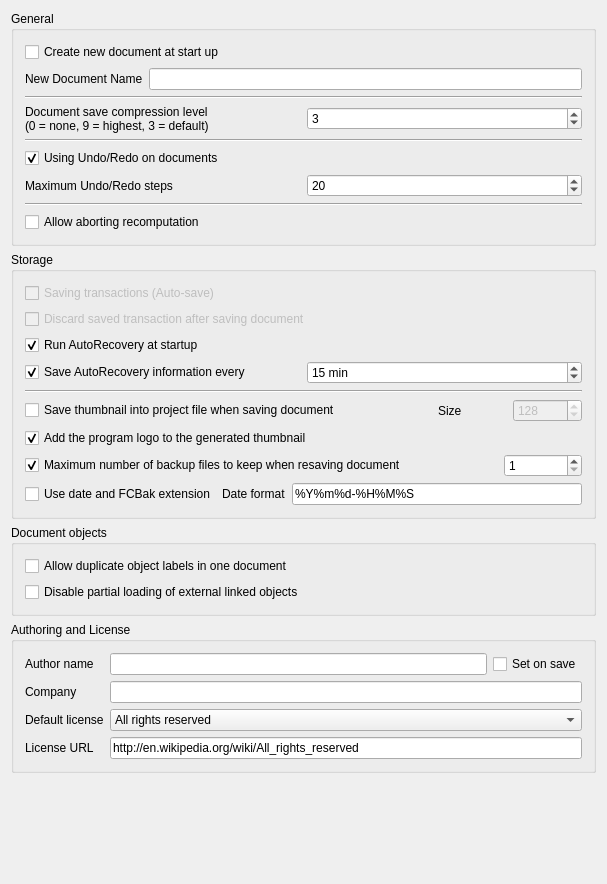
<?xml version="1.0" encoding="UTF-8"?>
<ui version="4.0">
 <class>Gui::Dialog::DlgSettingsDocument</class>
 <widget class="QWidget" name="Gui::Dialog::DlgSettingsDocument">
  <property name="geometry">
   <rect>
    <x>0</x>
    <y>0</y>
    <width>607</width>
    <height>884</height>
   </rect>
  </property>
  <property name="windowTitle">
   <string>Document</string>
  </property>
  <layout class="QGridLayout" name="gridLayout_3">
   <item row="0" column="0">
    <widget class="QGroupBox" name="GroupBox5">
     <property name="title">
      <string>General</string>
     </property>
     <layout class="QVBoxLayout" name="verticalLayout">
      <item>
       <widget class="Gui::PrefCheckBox" name="prefCheckNewDoc">
        <property name="toolTip">
         <string>The application will create a new document when started</string>
        </property>
        <property name="text">
         <string>Create new document at start up</string>
        </property>
        <property name="checked">
         <bool>false</bool>
        </property>
        <property name="prefEntry" stdset="0">
         <cstring>CreateNewDoc</cstring>
        </property>
        <property name="prefPath" stdset="0">
         <cstring>Document</cstring>
        </property>
       </widget>
      </item>
      <item>
       <layout class="QFormLayout" name="formLayout">
        <item row="0" column="0">
         <widget class="QLabel" name="label_7">
          <property name="text">
           <string>New Document Name</string>
          </property>
         </widget>
        </item>
        <item row="0" column="1">
         <widget class="Gui::PrefLineEdit" name="prefNewDocumentName">
          <property name="toolTip">
           <string>Specify here new document's name</string>
          </property>
          <property name="prefEntry" stdset="0">
           <cstring>prefNewDocumentName</cstring>
          </property>
          <property name="prefPath" stdset="0">
           <cstring>Document</cstring>
          </property>
         </widget>
        </item>
       </layout>
      </item>
      <item>
       <widget class="Line" name="line1">
        <property name="frameShape">
         <enum>QFrame::HLine</enum>
        </property>
        <property name="frameShadow">
         <enum>QFrame::Sunken</enum>
        </property>
        <property name="orientation">
         <enum>Qt::Horizontal</enum>
        </property>
       </widget>
      </item>
      <item>
       <layout class="QHBoxLayout">
        <property name="spacing">
         <number>6</number>
        </property>
        <property name="leftMargin">
         <number>0</number>
        </property>
        <property name="topMargin">
         <number>0</number>
        </property>
        <property name="rightMargin">
         <number>0</number>
        </property>
        <property name="bottomMargin">
         <number>0</number>
        </property>
        <item>
         <widget class="QLabel" name="textLabel1">
          <property name="text">
           <string>Document save compression level
(0 = none, 9 = highest, 3 = default)</string>
          </property>
         </widget>
        </item>
        <item>
         <widget class="Gui::PrefSpinBox" name="prefCompression">
          <property name="toolTip">
           <string>Compression level for FCStd files</string>
          </property>
          <property name="value">
           <number>3</number>
          </property>
          <property name="prefEntry" stdset="0">
           <cstring>CompressionLevel</cstring>
          </property>
          <property name="prefPath" stdset="0">
           <cstring>Document</cstring>
          </property>
         </widget>
        </item>
       </layout>
      </item>
      <item>
       <widget class="Line" name="line1_2">
        <property name="frameShape">
         <enum>QFrame::HLine</enum>
        </property>
        <property name="frameShadow">
         <enum>QFrame::Sunken</enum>
        </property>
        <property name="orientation">
         <enum>Qt::Horizontal</enum>
        </property>
       </widget>
      </item>
      <item>
       <widget class="Gui::PrefCheckBox" name="prefUndoRedo">
        <property name="toolTip">
         <string>All changes in documents are stored so that they can be undone/redone</string>
        </property>
        <property name="text">
         <string>Using Undo/Redo on documents</string>
        </property>
        <property name="checked">
         <bool>true</bool>
        </property>
        <property name="prefEntry" stdset="0">
         <cstring>UsingUndo</cstring>
        </property>
        <property name="prefPath" stdset="0">
         <cstring>Document</cstring>
        </property>
       </widget>
      </item>
      <item>
       <layout class="QHBoxLayout">
        <property name="spacing">
         <number>6</number>
        </property>
        <property name="leftMargin">
         <number>0</number>
        </property>
        <property name="topMargin">
         <number>0</number>
        </property>
        <property name="rightMargin">
         <number>0</number>
        </property>
        <property name="bottomMargin">
         <number>0</number>
        </property>
        <item>
         <widget class="QLabel" name="textLabel1_2">
          <property name="text">
           <string>Maximum Undo/Redo steps</string>
          </property>
         </widget>
        </item>
        <item>
         <widget class="Gui::PrefSpinBox" name="prefUndoRedoSize">
          <property name="toolTip">
           <string>How many Undo/Redo steps should be recorded</string>
          </property>
          <property name="value">
           <number>20</number>
          </property>
          <property name="prefEntry" stdset="0">
           <cstring>MaxUndoSize</cstring>
          </property>
          <property name="prefPath" stdset="0">
           <cstring>Document</cstring>
          </property>
         </widget>
        </item>
       </layout>
      </item>
      <item>
       <widget class="Line" name="line">
        <property name="orientation">
         <enum>Qt::Horizontal</enum>
        </property>
       </widget>
      </item>
      <item>
       <widget class="Gui::PrefCheckBox" name="prefCanAbortRecompute">
        <property name="toolTip">
         <string>Allow user aborting document recomputation by pressing ESC.
This feature may slightly increase recomputation time.</string>
        </property>
        <property name="text">
         <string>Allow aborting recomputation</string>
        </property>
        <property name="prefEntry" stdset="0">
         <cstring>CanAbortRecompute</cstring>
        </property>
        <property name="prefPath" stdset="0">
         <cstring>Document</cstring>
        </property>
       </widget>
      </item>
     </layout>
    </widget>
   </item>
   <item row="1" column="0">
    <widget class="QGroupBox" name="groupBox">
     <property name="title">
      <string>Storage</string>
     </property>
     <layout class="QGridLayout" name="gridLayout_2">
      <item row="0" column="0">
       <widget class="Gui::PrefCheckBox" name="prefSaveTransaction">
        <property name="enabled">
         <bool>false</bool>
        </property>
        <property name="text">
         <string>Saving transactions (Auto-save)</string>
        </property>
        <property name="prefEntry" stdset="0">
         <cstring>SaveTransactions</cstring>
        </property>
        <property name="prefPath" stdset="0">
         <cstring>Document</cstring>
        </property>
       </widget>
      </item>
      <item row="1" column="0">
       <widget class="Gui::PrefCheckBox" name="prefDiscardTransaction">
        <property name="enabled">
         <bool>false</bool>
        </property>
        <property name="text">
         <string>Discard saved transaction after saving document</string>
        </property>
        <property name="prefEntry" stdset="0">
         <cstring>TransactionsDiscard</cstring>
        </property>
        <property name="prefPath" stdset="0">
         <cstring>Document</cstring>
        </property>
       </widget>
      </item>
      <item row="2" column="0">
       <widget class="Gui::PrefCheckBox" name="prefRecovery">
        <property name="toolTip">
         <string>If there is a recovery file available the application will
automatically run a file recovery when it is started.</string>
        </property>
        <property name="text">
         <string>Run AutoRecovery at startup</string>
        </property>
        <property name="checked">
         <bool>true</bool>
        </property>
        <property name="prefEntry" stdset="0">
         <cstring>RecoveryEnabled</cstring>
        </property>
        <property name="prefPath" stdset="0">
         <cstring>Document</cstring>
        </property>
       </widget>
      </item>
      <item row="3" column="0">
       <layout class="QHBoxLayout" name="horizontalLayout">
        <item>
         <widget class="Gui::PrefCheckBox" name="prefAutoSaveEnabled">
          <property name="toolTip">
           <string>How often a recovery file is written</string>
          </property>
          <property name="text">
           <string>Save AutoRecovery information every</string>
          </property>
          <property name="checked">
           <bool>true</bool>
          </property>
          <property name="prefEntry" stdset="0">
           <cstring>AutoSaveEnabled</cstring>
          </property>
          <property name="prefPath" stdset="0">
           <cstring>Document</cstring>
          </property>
         </widget>
        </item>
        <item>
         <widget class="Gui::PrefSpinBox" name="prefAutoSaveTimeout">
          <property name="suffix">
           <string notr="true"> min</string>
          </property>
          <property name="minimum">
           <number>1</number>
          </property>
          <property name="maximum">
           <number>60</number>
          </property>
          <property name="value">
           <number>15</number>
          </property>
          <property name="prefEntry" stdset="0">
           <cstring>AutoSaveTimeout</cstring>
          </property>
          <property name="prefPath" stdset="0">
           <cstring>Document</cstring>
          </property>
         </widget>
        </item>
       </layout>
      </item>
      <item row="4" column="0">
       <widget class="Line" name="line1_2_3">
        <property name="frameShape">
         <enum>QFrame::HLine</enum>
        </property>
        <property name="frameShadow">
         <enum>QFrame::Sunken</enum>
        </property>
        <property name="orientation">
         <enum>Qt::Horizontal</enum>
        </property>
       </widget>
      </item>
      <item row="5" column="0">
       <layout class="QHBoxLayout" name="horizontalLayout_3">
        <property name="leftMargin">
         <number>0</number>
        </property>
        <property name="topMargin">
         <number>0</number>
        </property>
        <item>
         <widget class="Gui::PrefCheckBox" name="prefSaveThumbnail">
          <property name="toolTip">
           <string>A thumbnail will be stored when document is saved</string>
          </property>
          <property name="text">
           <string>Save thumbnail into project file when saving document</string>
          </property>
          <property name="prefEntry" stdset="0">
           <cstring>SaveThumbnail</cstring>
          </property>
          <property name="prefPath" stdset="0">
           <cstring>Document</cstring>
          </property>
         </widget>
        </item>
        <item>
         <spacer>
          <property name="orientation">
           <enum>Qt::Horizontal</enum>
          </property>
          <property name="sizeType">
           <enum>QSizePolicy::Maximum</enum>
          </property>
          <property name="sizeHint" stdset="0">
           <size>
            <width>91</width>
            <height>20</height>
           </size>
          </property>
         </spacer>
        </item>
        <item>
         <widget class="QLabel" name="label_6">
          <property name="text">
           <string>Size</string>
          </property>
         </widget>
        </item>
        <item>
         <widget class="Gui::PrefSpinBox" name="prefThumbnailSize">
          <property name="enabled">
           <bool>false</bool>
          </property>
          <property name="toolTip">
           <string>Sets the size of the thumbnail that is stored in the document.
Common sizes are 128, 256 and 512</string>
          </property>
          <property name="minimum">
           <number>64</number>
          </property>
          <property name="maximum">
           <number>512</number>
          </property>
          <property name="value">
           <number>128</number>
          </property>
          <property name="prefEntry" stdset="0">
           <cstring>ThumbnailSize</cstring>
          </property>
          <property name="prefPath" stdset="0">
           <cstring>Document</cstring>
          </property>
         </widget>
        </item>
       </layout>
      </item>
      <item row="6" column="0">
       <widget class="Gui::PrefCheckBox" name="prefAddLogo">
        <property name="toolTip">
         <string>The program logo will be added to the thumbnail</string>
        </property>
        <property name="text">
         <string>Add the program logo to the generated thumbnail</string>
        </property>
        <property name="checked">
         <bool>true</bool>
        </property>
        <property name="prefEntry" stdset="0">
         <cstring>AddThumbnailLogo</cstring>
        </property>
        <property name="prefPath" stdset="0">
         <cstring>Document</cstring>
        </property>
       </widget>
      </item>
      <item row="7" column="0">
       <layout class="QHBoxLayout">
        <property name="spacing">
         <number>6</number>
        </property>
        <property name="leftMargin">
         <number>0</number>
        </property>
        <property name="topMargin">
         <number>0</number>
        </property>
        <property name="rightMargin">
         <number>0</number>
        </property>
        <property name="bottomMargin">
         <number>0</number>
        </property>
        <item>
         <widget class="Gui::PrefCheckBox" name="prefSaveBackupFiles">
          <property name="toolTip">
           <string>How many backup files will be kept when saving document</string>
          </property>
          <property name="text">
           <string>Maximum number of backup files to keep when resaving document</string>
          </property>
          <property name="checked">
           <bool>true</bool>
          </property>
          <property name="prefEntry" stdset="0">
           <cstring>CreateBackupFiles</cstring>
          </property>
          <property name="prefPath" stdset="0">
           <cstring>Document</cstring>
          </property>
         </widget>
        </item>
        <item>
         <spacer>
          <property name="orientation">
           <enum>Qt::Horizontal</enum>
          </property>
          <property name="sizeType">
           <enum>QSizePolicy::Maximum</enum>
          </property>
          <property name="sizeHint" stdset="0">
           <size>
            <width>91</width>
            <height>20</height>
           </size>
          </property>
         </spacer>
        </item>
        <item>
         <widget class="Gui::PrefSpinBox" name="prefCountBackupFiles">
          <property name="minimum">
           <number>1</number>
          </property>
          <property name="prefEntry" stdset="0">
           <cstring>CountBackupFiles</cstring>
          </property>
          <property name="prefPath" stdset="0">
           <cstring>Document</cstring>
          </property>
         </widget>
        </item>
       </layout>
      </item>
      <item row="8" column="0">
       <layout class="QHBoxLayout">
        <property name="spacing">
         <number>6</number>
        </property>
        <property name="leftMargin">
         <number>0</number>
        </property>
        <property name="topMargin">
         <number>0</number>
        </property>
        <property name="rightMargin">
         <number>0</number>
        </property>
        <property name="bottomMargin">
         <number>0</number>
        </property>
        <item>
         <widget class="Gui::PrefCheckBox" name="prefSaveBackupExtension">
          <property name="toolTip">
           <string>Backup files will get extension '.FCbak' and file names
get date suffix according to the specified format</string>
          </property>
          <property name="text">
           <string>Use date and FCBak extension</string>
          </property>
          <property name="prefEntry" stdset="0">
           <cstring>UseFCBakExtension</cstring>
          </property>
          <property name="prefPath" stdset="0">
           <cstring>Document</cstring>
          </property>
         </widget>
        </item>
        <item>
         <widget class="QLabel" name="label_5">
          <property name="text">
           <string>Date format</string>
          </property>
         </widget>
        </item>
        <item>
         <widget class="Gui::PrefLineEdit" name="prefSaveBackupDateFormat">
          <property name="text">
           <string notr="true">%Y%m%d-%H%M%S</string>
          </property>
          <property name="prefEntry" stdset="0">
           <cstring>SaveBackupDateFormat</cstring>
          </property>
          <property name="prefPath" stdset="0">
           <cstring>Document</cstring>
          </property>
         </widget>
        </item>
       </layout>
      </item>
     </layout>
    </widget>
   </item>
   <item row="2" column="0">
    <widget class="QGroupBox" name="groupBox_2">
     <property name="title">
      <string>Document objects</string>
     </property>
     <layout class="QGridLayout" name="gridLayout">
      <item row="0" column="0">
       <widget class="Gui::PrefCheckBox" name="prefDuplicateLabel">
        <property name="toolTip">
         <string>Allow objects to have same label/name</string>
        </property>
        <property name="text">
         <string>Allow duplicate object labels in one document</string>
        </property>
        <property name="prefEntry" stdset="0">
         <cstring>DuplicateLabels</cstring>
        </property>
        <property name="prefPath" stdset="0">
         <cstring>Document</cstring>
        </property>
       </widget>
      </item>
      <item row="1" column="0">
       <widget class="Gui::PrefCheckBox" name="prefPartialLoading">
        <property name="toolTip">
         <string>Enable partial loading of external linked documents.
Then only referenced objects and their dependencies will be loaded
when a linked document is auto-opened together with the main document.
A partially loaded document cannot be edited. Double click the document
icon in the tree view to fully reload it.</string>
        </property>
        <property name="text">
         <string>Disable partial loading of external linked objects</string>
        </property>
        <property name="prefEntry" stdset="0">
         <cstring>NoPartialLoading</cstring>
        </property>
        <property name="prefPath" stdset="0">
         <cstring>Document</cstring>
        </property>
       </widget>
      </item>
     </layout>
    </widget>
   </item>
   <item row="3" column="0">
    <widget class="QGroupBox" name="groupBox_3">
     <property name="title">
      <string>Authoring and License</string>
     </property>
     <layout class="QGridLayout" name="gridLayout_5">
      <item row="0" column="0">
       <widget class="QLabel" name="label_3">
        <property name="text">
         <string>Author name</string>
        </property>
       </widget>
      </item>
      <item row="0" column="1">
       <widget class="Gui::PrefLineEdit" name="prefAuthor">
        <property name="toolTip">
         <string>All documents that will be created will get the specified author name.
Keep blank for anonymous.
You can also use the form: John Doe &lt;john@doe.com&gt;</string>
        </property>
        <property name="prefEntry" stdset="0">
         <cstring>prefAuthor</cstring>
        </property>
        <property name="prefPath" stdset="0">
         <cstring>Document</cstring>
        </property>
       </widget>
      </item>
      <item row="0" column="2">
       <widget class="Gui::PrefCheckBox" name="prefSetAuthorOnSave">
        <property name="toolTip">
         <string>The field 'Last modified by' will be set to specified author when saving the file</string>
        </property>
        <property name="text">
         <string>Set on save</string>
        </property>
        <property name="prefEntry" stdset="0">
         <cstring>prefSetAuthorOnSave</cstring>
        </property>
        <property name="prefPath" stdset="0">
         <cstring>Document</cstring>
        </property>
       </widget>
      </item>
      <item row="1" column="0">
       <widget class="QLabel" name="label_4">
        <property name="text">
         <string>Company</string>
        </property>
       </widget>
      </item>
      <item row="1" column="1" colspan="2">
       <widget class="Gui::PrefLineEdit" name="prefCompany">
        <property name="toolTip">
         <string>Default company name to use for new files</string>
        </property>
        <property name="prefEntry" stdset="0">
         <cstring>prefCompany</cstring>
        </property>
        <property name="prefPath" stdset="0">
         <cstring>Document</cstring>
        </property>
       </widget>
      </item>
      <item row="2" column="0">
       <widget class="QLabel" name="label">
        <property name="text">
         <string>Default license</string>
        </property>
       </widget>
      </item>
      <item row="2" column="1" colspan="2">
       <widget class="Gui::PrefComboBox" name="prefLicenseType">
        <property name="enabled">
         <bool>true</bool>
        </property>
        <property name="toolTip">
         <string>Default license for new documents</string>
        </property>
        <property name="editable">
         <bool>false</bool>
        </property>
        <property name="prefEntry" stdset="0">
         <cstring>prefLicenseType</cstring>
        </property>
        <property name="prefPath" stdset="0">
         <cstring>Document</cstring>
        </property>
        <item>
         <property name="text">
          <string>All rights reserved</string>
         </property>
        </item>
        <item>
         <property name="text">
          <string>Creative Commons Attribution</string>
         </property>
        </item>
        <item>
         <property name="text">
          <string>Creative Commons Attribution-ShareAlike</string>
         </property>
        </item>
        <item>
         <property name="text">
          <string>Creative Commons Attribution-NoDerivatives</string>
         </property>
        </item>
        <item>
         <property name="text">
          <string>Creative Commons Attribution-NonCommercial</string>
         </property>
        </item>
        <item>
         <property name="text">
          <string>Creative Commons Attribution-NonCommercial-ShareAlike</string>
         </property>
        </item>
        <item>
         <property name="text">
          <string>Creative Commons Attribution-NonCommercial-NoDerivatives</string>
         </property>
        </item>
        <item>
         <property name="text">
          <string>Public Domain</string>
         </property>
        </item>
        <item>
         <property name="text">
          <string>FreeArt</string>
         </property>
        </item>
        <item>
         <property name="text">
          <string>Other</string>
         </property>
        </item>
       </widget>
      </item>
      <item row="3" column="0">
       <widget class="QLabel" name="label_2">
        <property name="text">
         <string>License URL</string>
        </property>
       </widget>
      </item>
      <item row="3" column="1" colspan="2">
       <widget class="Gui::PrefLineEdit" name="prefLicenseUrl">
        <property name="toolTip">
         <string>URL describing more about the license</string>
        </property>
        <property name="text">
         <string notr="true">http://en.wikipedia.org/wiki/All_rights_reserved</string>
        </property>
        <property name="readOnly">
         <bool>false</bool>
        </property>
        <property name="prefEntry" stdset="0">
         <cstring>prefLicenseUrl</cstring>
        </property>
        <property name="prefPath" stdset="0">
         <cstring>Document</cstring>
        </property>
       </widget>
      </item>
     </layout>
    </widget>
   </item>
   <item row="4" column="0">
    <spacer>
     <property name="orientation">
      <enum>Qt::Vertical</enum>
     </property>
     <property name="sizeHint" stdset="0">
      <size>
       <width>429</width>
       <height>37</height>
      </size>
     </property>
    </spacer>
   </item>
  </layout>
 </widget>
 <layoutdefault spacing="6" margin="11"/>
 <customwidgets>
  <customwidget>
   <class>Gui::PrefCheckBox</class>
   <extends>QCheckBox</extends>
   <header>Gui/PrefWidgets.h</header>
  </customwidget>
  <customwidget>
   <class>Gui::PrefSpinBox</class>
   <extends>QSpinBox</extends>
   <header>Gui/PrefWidgets.h</header>
  </customwidget>
  <customwidget>
   <class>Gui::PrefComboBox</class>
   <extends>QComboBox</extends>
   <header>Gui/PrefWidgets.h</header>
  </customwidget>
  <customwidget>
   <class>Gui::PrefLineEdit</class>
   <extends>QLineEdit</extends>
   <header>Gui/PrefWidgets.h</header>
  </customwidget>
 </customwidgets>
 <resources/>
 <connections>
  <connection>
   <sender>prefSaveBackupFiles</sender>
   <signal>toggled(bool)</signal>
   <receiver>prefCountBackupFiles</receiver>
   <slot>setEnabled(bool)</slot>
   <hints>
    <hint type="sourcelabel">
     <x>150</x>
     <y>525</y>
    </hint>
    <hint type="destinationlabel">
     <x>584</x>
     <y>527</y>
    </hint>
   </hints>
  </connection>
  <connection>
   <sender>prefAutoSaveEnabled</sender>
   <signal>toggled(bool)</signal>
   <receiver>prefAutoSaveTimeout</receiver>
   <slot>setEnabled(bool)</slot>
   <hints>
    <hint type="sourcelabel">
     <x>218</x>
     <y>385</y>
    </hint>
    <hint type="destinationlabel">
     <x>582</x>
     <y>387</y>
    </hint>
   </hints>
  </connection>
  <connection>
   <sender>prefSaveBackupFiles</sender>
   <signal>toggled(bool)</signal>
   <receiver>prefSaveBackupExtension</receiver>
   <slot>setEnabled(bool)</slot>
   <hints>
    <hint type="sourcelabel">
     <x>280</x>
     <y>525</y>
    </hint>
    <hint type="destinationlabel">
     <x>204</x>
     <y>559</y>
    </hint>
   </hints>
  </connection>
  <connection>
   <sender>prefSaveBackupFiles</sender>
   <signal>toggled(bool)</signal>
   <receiver>prefSaveBackupDateFormat</receiver>
   <slot>setEnabled(bool)</slot>
   <hints>
    <hint type="sourcelabel">
     <x>326</x>
     <y>525</y>
    </hint>
    <hint type="destinationlabel">
     <x>584</x>
     <y>560</y>
    </hint>
   </hints>
  </connection>
  <connection>
   <sender>prefSaveThumbnail</sender>
   <signal>toggled(bool)</signal>
   <receiver>prefThumbnailSize</receiver>
   <slot>setEnabled(bool)</slot>
   <hints>
    <hint type="sourcelabel">
     <x>313</x>
     <y>412</y>
    </hint>
    <hint type="destinationlabel">
     <x>398</x>
     <y>452</y>
    </hint>
   </hints>
  </connection>
 </connections>
</ui>
